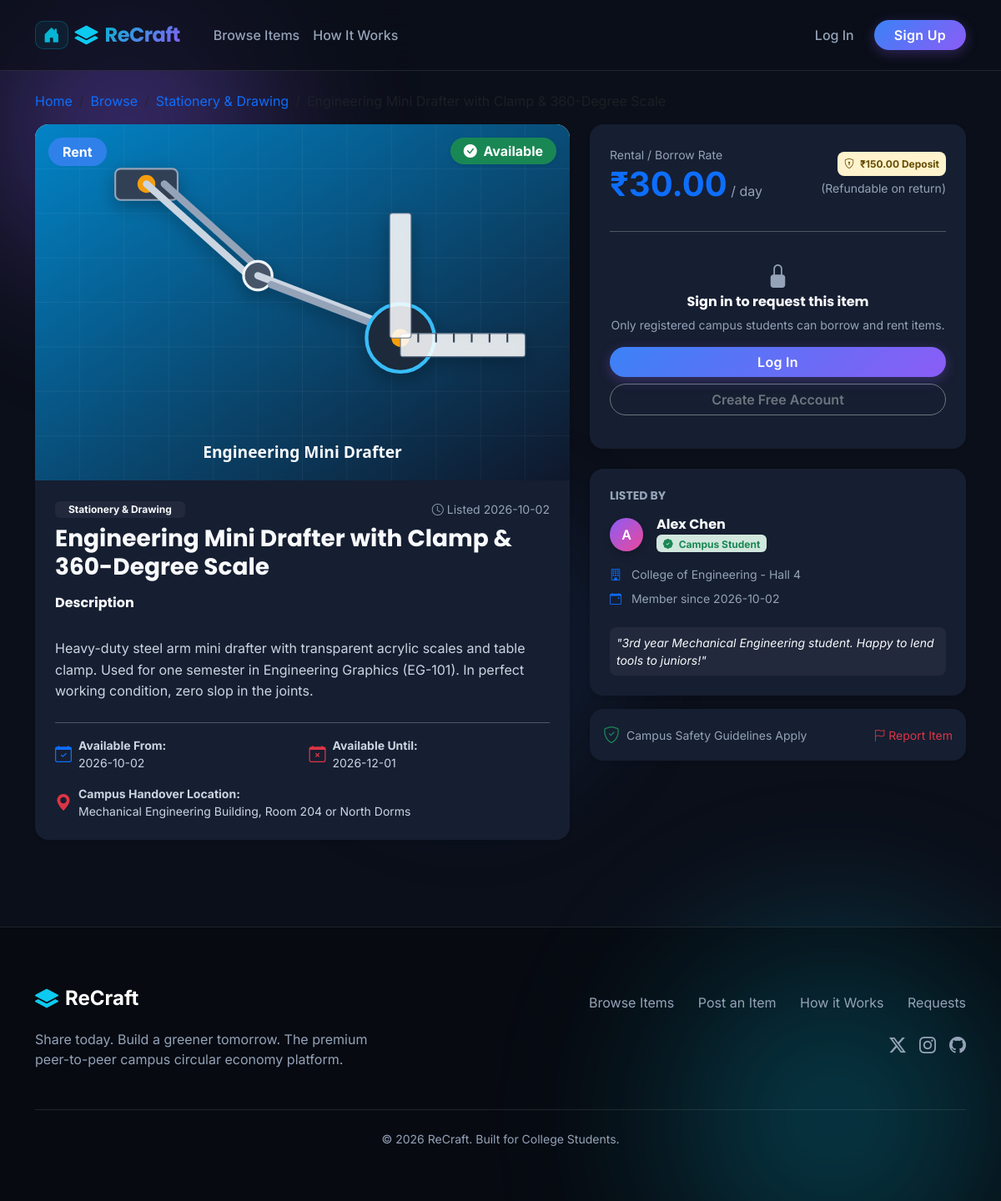
Page /item/1 on the committed database.
### tables this page shows
CREATE TABLE items (
        id INTEGER PRIMARY KEY AUTOINCREMENT,
        owner_id INTEGER NOT NULL,
        title TEXT NOT NULL,
        description TEXT NOT NULL,
        category TEXT NOT NULL,
        item_type TEXT DEFAULT 'Rent',
        price REAL DEFAULT 0.0,
        deposit REAL DEFAULT 0.0,
        location TEXT NOT NULL,
        available_from DATE NOT NULL,
        available_until DATE NOT NULL,
        image_path TEXT NOT NULL,
        is_available INTEGER DEFAULT 1,
        created_at TIMESTAMP DEFAULT CURRENT_TIMESTAMP,
        FOREIGN KEY (owner_id) REFERENCES users(id) ON DELETE CASCADE
    );

CREATE TABLE users (
        id INTEGER PRIMARY KEY AUTOINCREMENT,
        name TEXT NOT NULL,
        email TEXT UNIQUE NOT NULL,
        password_hash TEXT NOT NULL,
        college TEXT NOT NULL,
        phone TEXT,
        bio TEXT,
        created_at TIMESTAMP DEFAULT CURRENT_TIMESTAMP
    );

### app.py (the view)
@app.route('/item/<int:item_id>')
def item_detail(item_id):
    conn = get_db()
    cursor = conn.cursor()
    cursor.execute("SELECT * FROM items WHERE id = ?;", (item_id,))
    item = cursor.fetchone()
    if not item:
        conn.close()
        abort(404)
    cursor.execute("SELECT id, name, email, college, phone, bio, created_at FROM users WHERE id = ?;", (item['owner_id'],))
    owner = cursor.fetchone()
    conn.close()
    today_iso = date.today().isoformat()
    return render_template('item_detail.html', item=item, owner=owner, today_iso=today_iso)

### app.py (called while the page is built)
@app.before_request
def load_logged_in_user():
    user_id = session.get('user_id')
    if user_id:
        conn = get_db()
        cursor = conn.cursor()
        cursor.execute("""
            SELECT COUNT(*) FROM rental_requests
            WHERE owner_id = ? AND status = 'Pending';
        """, (user_id,))
        g.pending_requests_count = cursor.fetchone()[0]
        conn.close()
    else:
        g.pending_requests_count = 0

### database.py (called while the page is built)
def get_db():
    conn = sqlite3.connect(DATABASE_PATH)
    conn.row_factory = sqlite3.Row
    conn.execute("PRAGMA foreign_keys = ON;")
    return conn

### templates/item_detail.html (shortened to what this page needs)
{% extends "base.html" %}
{% block content %}
<div class="container">
  <nav aria-label="breadcrumb" class="mb-3">
    <ol class="breadcrumb">
      <li class="breadcrumb-item"><a href="{{ url_for('index') }}" class="text-decoration-none">Home</a></li>
      <li class="breadcrumb-item"><a href="{{ url_for('browse') }}" class="text-decoration-none">Browse</a></li>
      <li class="breadcrumb-item"><a href="{{ url_for('browse', category=item.category) }}" class="text-decoration-none">{{ item.category }}</a></li>
      <li class="breadcrumb-item active" aria-current="page">{{ item.title }}</li>
    </ol>
  </nav>
  <div class="row g-4">
    <div class="col-lg-7">
      <div class="card border-0 shadow-sm rounded-4 overflow-hidden mb-4 bg-white">
        <div style="background-color: #f1f5f9; min-height: 380px; max-height: 480px; display: flex; align-items: center; justify-content: center; position: relative;">
          <img src="{{ item.image_path }}" alt="{{ item.title }}" class="img-fluid" style="max-height: 450px; width: 100%; object-fit: contain;">
          <div class="position-absolute top-0 start-0 m-3">
            {% if item.item_type == 'Rent' %}
              <span class="badge badge-rent px-3 py-2 rounded-pill fs-6">Rent</span>
            {% elif item.item_type == 'Borrow (Free)' %}
              <span class="badge badge-borrow px-3 py-2 rounded-pill fs-6">Borrow (Free)</span>
            {% else %}
              <span class="badge badge-reuse px-3 py-2 rounded-pill fs-6">Giveaway</span>
            {% endif %}
          </div>
          <div class="position-absolute top-0 end-0 m-3">
            {% if item.is_available == 1 %}
              <span class="badge bg-success px-3 py-2 rounded-pill fs-6 shadow-sm">
                <i class="bi bi-check-circle-fill me-1"></i> Available
              </span>
            {% else %}
              <span class="badge bg-danger px-3 py-2 rounded-pill fs-6 shadow-sm">
                <i class="bi bi-clock-history me-1"></i> Currently Reserved
              </span>
            {% endif %}
          </div>
        </div>
        <div class="card-body p-4">
          <div class="d-flex align-items-center justify-content-between mb-2">
            <span class="badge bg-light text-secondary border px-3 py-1">{{ item.category }}</span>
            <small class="text-muted"><i class="bi bi-clock me-1"></i>Listed {{ item.created_at[:10] }}</small>
          </div>
          <h3 class="fw-bold text-dark mb-3">{{ item.title }}</h3>
          <h6 class="fw-bold text-dark mb-2">Description</h6>
          <p class="text-secondary mb-4" style="white-space: pre-line; line-height: 1.6;">
            {{ item.description }}
          </p>
          <hr>
          <div class="row g-3 text-secondary small">
            <div class="col-sm-6">
              <div class="d-flex align-items-center gap-2">
                <i class="bi bi-calendar-check text-primary fs-5"></i>
                <div>
                  <strong>Available From:</strong><br>
                  <span>{{ item.available_from }}</span>
                </div>
              </div>
            </div>
            <div class="col-sm-6">
              <div class="d-flex align-items-center gap-2">
                <i class="bi bi-calendar-x text-danger fs-5"></i>
                <div>
                  <strong>Available Until:</strong><br>
                  <span>{{ item.available_until }}</span>
                </div>
              </div>
            </div>
            <div class="col-sm-12">
              <div class="d-flex align-items-center gap-2">
                <i class="bi bi-geo-alt-fill text-danger fs-5"></i>
                <div>
                  <strong>Campus Handover Location:</strong><br>
                  <span>{{ item.location }}</span>
                </div>
              </div>
            </div>
          </div>
        </div>
      </div>
    </div>
    <div class="col-lg-5">
      <div class="card border-0 shadow-sm rounded-4 p-4 mb-4 bg-white">
        <div class="d-flex justify-content-between align-items-center mb-3">
          <div>
            <span class="text-muted small">
              {% if item.item_type == 'Reuse (Giveaway)' %}
                Pricing
              {% else %}
                Rental / Borrow Rate
              {% endif %}
            </span>
            <div>
              {% if item.item_type == 'Reuse (Giveaway)' %}
                {% if item.price > 0 %}
                  <span class="display-6 fw-bold text-primary">₹{{ "%.2f"|format(item.price) }}</span>
                  <span class="text-muted">Total Price</span>
                {% else %}
                  <span class="display-6 fw-bold text-success">Free Giveaway</span>
                {% endif %}
              {% elif item.price > 0 %}
                <span class="display-6 fw-bold text-primary">₹{{ "%.2f"|format(item.price) }}</span>
                <span class="text-muted">/ day</span>
              {% else %}
                <span class="display-6 fw-bold text-success">Free Borrow</span>
              {% endif %}
            </div>
          </div>
          {% if item.deposit > 0 and item.item_type != 'Reuse (Giveaway)' %}
            <div class="text-end">
              <span class="badge bg-warning-subtle text-warning-emphasis p-2 rounded-3">
                <i class="bi bi-shield-lock me-1"></i> ₹{{ "%.2f"|format(item.deposit) }} Deposit
              </span>
              <div class="small text-muted mt-1">(Refundable on return)</div>
            </div>
          {% endif %}
        </div>
        <hr>
        {% if session.get('user_id') == item.owner_id %}
          <div class="alert alert-info border-0 rounded-3 mb-3">
            <i class="bi bi-info-circle me-1"></i> You are the owner of this item listing.
          </div>
          <div class="d-grid gap-2">
            <a href="{{ url_for('edit_item', item_id=item.id) }}" class="btn btn-outline-primary rounded-pill py-2 fw-semibold">
              <i class="bi bi-pencil-square me-1"></i> Edit Listing
            </a>
            <form action="{{ url_for('delete_item', item_id=item.id) }}" method="POST" onsubmit="return confirm('Are you sure you want to permanently delete this listing?');">
              <button type="submit" class="btn btn-outline-danger w-100 rounded-pill py-2 fw-semibold">
                <i class="bi bi-trash me-1"></i> Delete Listing
              </button>
            </form>
          </div>
        {% else %}
          <div class="text-center py-3">
            <i class="bi bi-lock-fill text-muted fs-3 mb-2"></i>
            <h6 class="fw-bold">Sign in to request this item</h6>
            <p class="text-muted small mb-3">Only registered campus students can borrow and rent items.</p>
            <div class="d-grid gap-2">
              <a href="{{ url_for('login', next=request.path) }}" class="btn btn-primary rounded-pill fw-semibold">
                Log In
              </a>
              <a href="{{ url_for('signup') }}" class="btn btn-outline-secondary rounded-pill fw-semibold">
                Create Free Account
              </a>
            </div>
          </div>
        {% endif %}
      </div>
      <div class="card border-0 shadow-sm rounded-4 p-4 bg-white mb-3">
        <h6 class="fw-bold text-muted small text-uppercase mb-3">Listed By</h6>
        <div class="d-flex align-items-center gap-3 mb-3">
          <div class="avatar-circle">
            {{ owner.name[0] | upper }}
          </div>
          <div>
            <h6 class="fw-bold mb-0">
              <a href="{{ url_for('profile', user_id=owner.id) }}" class="text-decoration-none text-dark">
                {{ owner.name }}
              </a>
            </h6>
            <span class="badge bg-success-subtle text-success small">
              <i class="bi bi-patch-check-fill me-1"></i> Campus Student
            </span>
          </div>
        </div>
        <ul class="list-unstyled small text-muted mb-3">
          <li class="mb-2">
            <i class="bi bi-building me-2 text-primary"></i> {{ owner.college }}
          </li>
          <li class="mb-2">
            <i class="bi bi-calendar-event me-2 text-primary"></i> Member since {{ owner.created_at[:10] }}
          </li>
        </ul>
        {% if owner.bio %}
          <div class="p-2 bg-light rounded-3 small text-secondary fst-italic">
            "{{ owner.bio }}"
          </div>
        {% endif %}
      </div>
      <div class="card border-0 shadow-sm rounded-4 p-3 bg-white">
        <div class="d-flex align-items-center justify-content-between">
          <div class="d-flex align-items-center gap-2 text-muted small">
            <i class="bi bi-shield-check text-success fs-5"></i>
            <span>Campus Safety Guidelines Apply</span>
          </div>
          <a href="{{ url_for('report', target_type='item', target_id=item.id) }}" class="text-danger small text-decoration-none">
            <i class="bi bi-flag me-1"></i>Report Item
          </a>
        </div>
      </div>
    </div>
  </div>
</div>
{% endblock %}

### static/css/custom.css (style rules this page uses)
:root { --navy-base: #0b0f19; --navy-light: #161e31; --blue-electric: #3b82f6; --purple-accent: #8b5cf6; --cyan-accent: #06b6d4; --pink-highlight: #ec4899; --success-green: #10b981; --text-main: #f8fafc; --text-muted: #94a3b8; --glass-bg: rgba(255, 255, 255, 0.05); --glass-border: rgba(255, 255, 255, 0.1); --glass-border-hover: rgba(255, 255, 255, 0.25); --glass-shadow: 0 8px 32px 0 rgba(0, 0, 0, 0.3); }
body { font-family: 'Inter', sans-serif; background-color: var(--navy-base); color: var(--text-main); position: relative; overflow-x: hidden; }
h1, h2, h3, h4, h5, h6, .navbar-brand-logo { font-family: 'Poppins', sans-serif; color: var(--text-main); }
.btn-primary { background: linear-gradient(135deg, var(--blue-electric), var(--purple-accent)); border: none; font-weight: 600; letter-spacing: 0.3px; box-shadow: 0 4px 15px rgba(139, 92, 246, 0.3); transition: all 0.3s ease; }
.badge-rent { background: rgba(59, 130, 246, 0.8); color: white; border: 1px solid rgba(59,130,246,0.3); }
.text-dark, .text-dark.card-title { color: var(--text-main) !important; }
.text-muted { color: var(--text-muted) !important; }
.text-secondary { color: #cbd5e1 !important; }
.bg-light { background-color: rgba(255, 255, 255, 0.1) !important; color: var(--text-main) !important; border: none !important; }
.bg-white { background-color: var(--navy-light) !important; color: var(--text-main) !important; }
.avatar-circle { width: 40px; height: 40px; border-radius: 50%; background: linear-gradient(135deg, var(--purple-accent), var(--pink-highlight)); color: white; display: flex; align-items: center; justify-content: center; font-weight: 600; box-shadow: 0 4px 10px rgba(0,0,0,0.2); }
.border, .border-bottom, .border-top { border-color: var(--glass-border) !important; }
.card { background-color: var(--navy-light); border-color: var(--glass-border); color: var(--text-main); }
.bg-light { background-color: rgba(255,255,255,0.05) !important; }

### rows in the picture
items: category "Stationery & Drawing", image_path (picture), created_at "2026-10-02", title "Engineering Mini Drafter with Clamp & 360-Degree Scale", description "Heavy-duty steel arm mini drafter with transparent acrylic scales and table clamp. Used for one semester in Engineering Graphics (EG-101). In perfect working condition, zero slop in the joints.", available_from "2026-10-02", available_until "2026-12-01", location "Mechanical Engineering Building, Room 204 or North Dorms", price "30.00", deposit "150.00"
users: name "A", name "Alex Chen", college "College of Engineering - Hall 4", created_at "2026-10-02", bio "3rd year Mechanical Engineering student. Happy to lend tools to juniors!"
